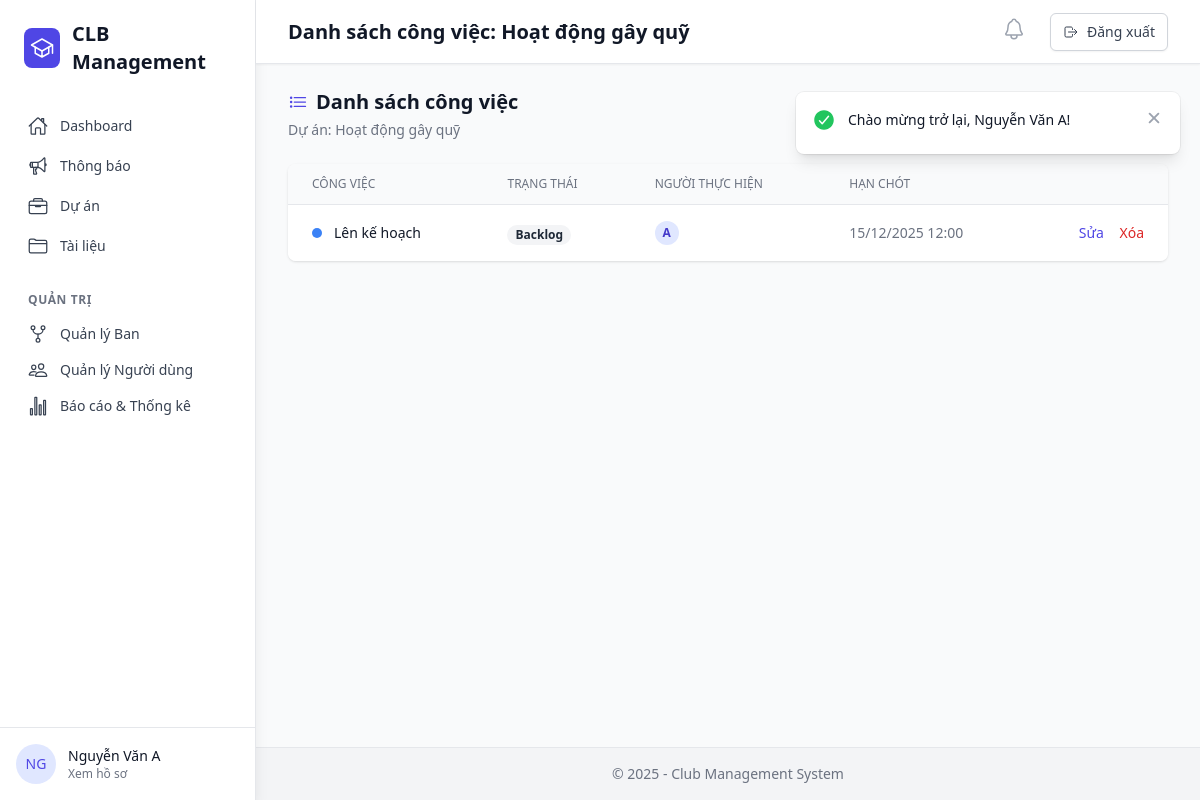
The page /public/task/list/1 (signed in) on the database its author committed.
### tables this page shows
CREATE TABLE `projects` (
  `id` int(11) NOT NULL,
  `name` varchar(150) NOT NULL COMMENT 'Tên dự án/sự kiện',
  `description` text DEFAULT NULL COMMENT 'Mô tả chi tiết',
  `type` enum('project','event') NOT NULL DEFAULT 'project' COMMENT 'Loại: project=dự án, event=sự kiện',
  `start_date` datetime DEFAULT NULL COMMENT 'Ngày bắt đầu',
  `end_date` datetime DEFAULT NULL COMMENT 'Ngày kết thúc',
  `status` enum('planning','in_progress','completed','cancelled') NOT NULL DEFAULT 'planning' COMMENT 'Trạng thái: lên kế hoạch, đang thực hiện, hoàn thành, hủy',
  `leader_id` int(11) DEFAULT NULL COMMENT 'ID người chịu trách nhiệm (Project Manager)',
  `department_id` int(11) DEFAULT NULL COMMENT 'Dự án thuộc ban nào (NULL = chung)',
  `created_at` datetime DEFAULT current_timestamp(),
  `updated_at` datetime DEFAULT current_timestamp() ON UPDATE current_timestamp()
);

CREATE TABLE `tasks` (
  `id` int(11) NOT NULL,
  `project_id` int(11) NOT NULL COMMENT 'Thuộc dự án nào',
  `title` varchar(150) NOT NULL COMMENT 'Tiêu đề công việc',
  `description` text DEFAULT NULL COMMENT 'Mô tả chi tiết (HTML từ Trix Editor)',
  `status` enum('backlog','todo','in_progress','done') NOT NULL DEFAULT 'backlog' COMMENT 'Trạng thái Kanban: backlog=chờ, todo=cần làm, in_progress=đang làm, done=xong',
  `start_date` datetime DEFAULT NULL COMMENT 'Ngày bắt đầu',
  `due_date` datetime DEFAULT NULL COMMENT 'Ngày hết hạn (deadline)',
  `color` varchar(7) DEFAULT '#007bff' COMMENT 'Màu thẻ Kanban (HEX color)',
  `attachment_link` varchar(255) DEFAULT NULL COMMENT 'Link file/tài liệu đính kèm',
  `created_at` datetime DEFAULT current_timestamp(),
  `updated_at` datetime DEFAULT current_timestamp() ON UPDATE current_timestamp()
);

CREATE TABLE `task_assignees` (
  `task_id` int(11) NOT NULL COMMENT 'ID công việc',
  `user_id` int(11) NOT NULL COMMENT 'ID người được gán',
  `assigned_at` datetime DEFAULT current_timestamp() COMMENT 'Ngày được gán'
);

CREATE TABLE `users` (
  `id` int(11) NOT NULL,
  `name` varchar(100) NOT NULL COMMENT 'Họ tên đầy đủ',
  `email` varchar(100) NOT NULL COMMENT 'Email đăng nhập',
  `password` varchar(255) NOT NULL COMMENT 'Password đã hash (bcrypt)',
  `system_role` enum('admin','subadmin','member') NOT NULL DEFAULT 'member' COMMENT 'Vai trò hệ thống: admin=quản trị, subadmin=phó, member=thành viên',
  `is_active` tinyint(1) DEFAULT 1 COMMENT 'Trạng thái tài khoản (soft delete)',
  `password_reset_token` varchar(100) DEFAULT NULL COMMENT 'Token reset mật khẩu',
  `password_reset_expires` datetime DEFAULT NULL COMMENT 'Thời hạn token',
  `created_at` datetime DEFAULT current_timestamp(),
  `updated_at` datetime DEFAULT current_timestamp() ON UPDATE current_timestamp()
);

### app/Controllers/TaskController.php (called while the page is built, shortened)
<?php
class TaskController extends Controller
{
    private $taskModel;
    private $projectModel;
    public function __construct()
    {
        $this->taskModel = new Task();
        $this->projectModel = new Project();
    }
    public function list($projectId)
    {
        $project = $this->projectModel->findById($projectId);
        $tasks = $this->taskModel->getTasksByProject($projectId);
        foreach ($tasks as &$task) {
            $task['assignees'] = $this->taskModel->getAssignees($task['id']);
        }
        $data = [
            'project' => $project,
            'tasks' => $tasks,
            'title' => 'Danh sách công việc: ' . htmlspecialchars($project['name'])
        ];
        $this->view('tasks/list', $data);
    }
}

### app/Core/Router.php (called while the page is built, shortened)
<?php
class Router
{
    protected $currentMethod = 'index';
    public function __construct()
    {
        $url = $this->getUrl();
        if (isset($url[0])) {
            $controllerName = ucwords($url[0]) . 'Controller';
            $controllerClass = 'App\\Controllers\\' . $controllerName;
            if (class_exists($controllerClass)) {
                unset($url[0]);
            }
        }
        $this->currentController = new $controllerClass();
        if (isset($url[1])) {
            $requestedMethod = $url[1];
            if (method_exists($this->currentController, $requestedMethod)) {
                $this->currentMethod = $requestedMethod;
                unset($url[1]);
            }
        }
        $this->params = $url ? array_values($url) : [];
        call_user_func_array([$this->currentController, $this->currentMethod], $this->params);
    }
    protected function getUrl()
    {
        if (isset($_GET['url'])) {
            $url = rtrim($_GET['url'], '/');
            $url = filter_var($url, FILTER_SANITIZE_URL);
            return explode('/', $url);
        }
        return [];
    }
}

### public/index.php (called while the page is built, shortened)
<?php
try {
    $init = new Router();
} catch (Exception $e) {
    if (isset($_ENV['APP_ENV']) && $_ENV['APP_ENV'] === 'local') {
        echo "<div style='background:#f8d7da; color:#721c24; padding:20px; border:1px solid #f5c6cb; margin:20px; font-family:sans-serif;'>";
        echo "<h3>Lỗi Hệ Thống (Local):</h3>";
        echo "<p><strong>Message:</strong> " . $e->getMessage() . "</p>";
        echo "<pre>" . $e->getTraceAsString() . "</pre>";
        echo "</div>";
    } else {
        error_log($e->getMessage());
        echo "<h1>Đã xảy ra lỗi hệ thống. Vui lòng quay lại sau.</h1>";
    }
}

### app/Core/Database.php (called while the page is built, shortened)
<?php
class Database
{
    private $host = DB_HOST;
    private $user = DB_USER;
    private $pass = DB_PASS;
    private $name = DB_NAME;
    private $charset = DB_CHARSET;
    private static $instance = null;
    private $pdo;
    private $stmt;
    private function __construct()
    {
        $dsn = 'mysql:host=' . $this->host . ';dbname=' . $this->name . ';charset=' . $this->charset;
        $options = [
            PDO::ATTR_ERRMODE            => PDO::ERRMODE_EXCEPTION,
            PDO::ATTR_DEFAULT_FETCH_MODE => PDO::FETCH_ASSOC,
            PDO::ATTR_EMULATE_PREPARES   => false,
        ];
        try {
            $this->pdo = new PDO($dsn, $this->user, $this->pass, $options);
        } catch (PDOException $e) {
            die("Database Connection Error: " . $e->getMessage());
        }
    }
    public static function getInstance()
    {
        if (self::$instance == null) {
            self::$instance = new Database();
        }
        return self::$instance;
    }
    public function query($sql)
    {
        $this->stmt = $this->pdo->prepare($sql);
    }
    public function bind($param, $value, $type = null)
    {
        if (is_null($type)) {
            switch (true) {
                case is_int($value):
                    $type = PDO::PARAM_INT;
                    break;
                default:
                    $type = PDO::PARAM_STR;
            }
        }
        $this->stmt->bindValue($param, $value, $type);
    }
    public function execute()
    {
        return $this->stmt->execute();
    }
    public function resultSet()
    {
        $this->execute();
        return $this->stmt->fetchAll(PDO::FETCH_ASSOC);
    }
    public function single()
    {
        $this->execute();
        return $this->stmt->fetch(PDO::FETCH_ASSOC);
    }
}

### app/Models/Project.php (called while the page is built, shortened)
<?php
class Project
{
    private $db;
    public function __construct()
    {
        $this->db = Database::getInstance();
    }
    public function findById($id)
    {
        $sql = "SELECT p.*, u.name as leader_name, d.name as department_name
                FROM projects p
                LEFT JOIN users u ON p.leader_id = u.id
                LEFT JOIN departments d ON p.department_id = d.id
                WHERE p.id = :id";
        $this->db->query($sql);
        $this->db->bind(':id', $id);
        return $this->db->single();
    }
}

### app/Models/Task.php (called while the page is built, shortened)
<?php
class Task
{
    private $db;
    public function __construct()
    {
        $this->db = Database::getInstance();
    }
    public function getTasksByProject($projectId, $status = null)
    {
        $sql = "SELECT t.*,
                       (SELECT COUNT(*) FROM task_assignees ta WHERE ta.task_id = t.id) as assignee_count
                FROM tasks t
                WHERE t.project_id = :pid";
        $sql .= " ORDER BY t.due_date ASC, t.created_at DESC";
        $this->db->query($sql);
        $this->db->bind(':pid', $projectId);
        return $this->db->resultSet();
    }
    public function getAssignees($taskId)
    {
        $sql = "SELECT u.id, u.name, u.email, ta.assigned_at
                FROM task_assignees ta
                JOIN users u ON ta.user_id = u.id
                WHERE ta.task_id = :tid";
        $this->db->query($sql);
        $this->db->bind(':tid', $taskId);
        return $this->db->resultSet();
    }
}

### app/Views/tasks/list.php (the view)
<?php require_once ROOT_PATH . '/app/Views/layout/header.php'; ?>
<div class="max-w-7xl mx-auto">
    <div class="flex justify-between items-center mb-6">
        <div>
            <h2 class="text-xl font-bold text-gray-900 flex items-center">
                <ion-icon name="list-outline" class="mr-2 text-indigo-600"></ion-icon>
                Danh sách công việc
            </h2>
            <p class="text-sm text-gray-500 mt-1">Dự án: <?= htmlspecialchars($project['name']) ?></p>
        </div>
        <div class="flex space-x-2">
            <a href="<?= BASE_URL ?>/task/kanban/<?= $project['id'] ?>" class="btn btn-secondary-outline">
                <ion-icon name="grid-outline" class="mr-2"></ion-icon> Kanban
            </a>
            <a href="<?= BASE_URL ?>/task/create/<?= $project['id'] ?>?view=list" class="btn btn-primary">
                <ion-icon name="add-outline" class="mr-2"></ion-icon> Tạo mới
            </a>
        </div>
    </div>
    <div class="bg-white shadow overflow-hidden sm:rounded-lg">
        <table class="min-w-full divide-y divide-gray-200">
            <thead class="bg-gray-50">
                <tr>
                    <th class="px-6 py-3 text-left text-xs font-medium text-gray-500 uppercase">Công việc</th>
                    <th class="px-6 py-3 text-left text-xs font-medium text-gray-500 uppercase">Trạng thái</th>
                    <th class="px-6 py-3 text-left text-xs font-medium text-gray-500 uppercase">Người thực hiện</th>
                    <th class="px-6 py-3 text-left text-xs font-medium text-gray-500 uppercase">Hạn chót</th>
                    <th class="relative px-6 py-3"><span class="sr-only">Action</span></th>
                </tr>
            </thead>
            <tbody class="bg-white divide-y divide-gray-200">
                <?php if (empty($tasks)): ?>
                    <tr>
                        <td colspan="5" class="px-6 py-10 text-center text-gray-500">Chưa có công việc nào.</td>
                    </tr>
                <?php else: ?>
                    <?php foreach ($tasks as $task): ?>
                        <tr class="hover:bg-gray-50">
                            <td class="px-6 py-4">
                                <div class="flex items-center">
                                    <span class="w-2.5 h-2.5 rounded-full mr-3" style="background-color: <?= $task['color'] ?>"></span>
                                    <span class="text-sm font-medium text-gray-900"><?= htmlspecialchars($task['title']) ?></span>
                                </div>
                            </td>
                            <td class="px-6 py-4">
                                <?php
                                $badges = ['backlog' => 'bg-gray-100 text-gray-800', 'todo' => 'bg-yellow-100 text-yellow-800', 'in_progress' => 'bg-blue-100 text-blue-800', 'done' => 'bg-green-100 text-green-800'];
                                $labels = ['backlog' => 'Backlog', 'todo' => 'To Do', 'in_progress' => 'In Progress', 'done' => 'Done'];
                                ?>
                                <span class="px-2 inline-flex text-xs leading-5 font-semibold rounded-full <?= $badges[$task['status']] ?>">
                                    <?= $labels[$task['status']] ?>
                                </span>
                            </td>
                            <td class="px-6 py-4">
                                <div class="flex -space-x-1 overflow-hidden">
                                    <?php foreach ($task['assignees'] as $u): ?>
                                        <div class="h-6 w-6 rounded-full bg-indigo-100 flex items-center justify-center text-xs font-bold text-indigo-700 ring-2 ring-white" title="<?= $u['name'] ?>">
                                            <?= substr($u['name'], 0, 1) ?>
                                        </div>
                                    <?php endforeach; ?>
                                </div>
                            </td>
                            <td class="px-6 py-4 text-sm text-gray-500">
                                <?= $task['due_date'] ? date('d/m/Y H:i', strtotime($task['due_date'])) : '-' ?>
                            </td>
                            <td class="px-6 py-4 text-right text-sm font-medium">
                                <a href="<?= BASE_URL ?>/task/edit/<?= $task['id'] ?>" class="text-indigo-600 hover:text-indigo-900 mr-3">Sửa</a>
                                <a href="<?= BASE_URL ?>/task/delete/<?= $task['id'] ?>" onclick="return confirm('Xóa task này?')" class="text-red-600 hover:text-red-900">Xóa</a>
                            </td>
                        </tr>
                    <?php endforeach; ?>
                <?php endif; ?>
            </tbody>
        </table>
    </div>
</div>
<?php require_once ROOT_PATH . '/app/Views/layout/footer.php'; ?>

### public/css/custom.css (style rules this page uses)
:root { --color-primary: #2563EB; --color-primary-hover: #1D4ED8; --color-secondary: #0891B2; --color-secondary-hover: #0E7490; --color-success: #16A34A; --color-success-hover: #15803D; --color-warning: #D97706; --color-warning-hover: #B45309; --color-danger: #DC2626; --color-danger-hover: #B91C1C; --color-gray-text: #374151; --color-gray-border: #D1D5DB; --color-gray-bg-hover: #F9FAFB; }
.btn { display: inline-flex; align-items: center; justify-content: center; padding: 0.5rem 1rem; font-size: 0.875rem; font-weight: 500; border-radius: 0.375rem; box-shadow: 0 1px 2px 0 rgba(0, 0, 0, 0.05); border: 1px solid transparent; color: white; transition: background-color 0.2s ease-in-out; text-decoration: none; cursor: pointer; }
.btn-primary { background-color: var(--color-primary); }
.btn-secondary-outline { background-color: white; border: 1px solid var(--color-gray-border); color: var(--color-gray-text); }

### rows shown on the page
projects: name "Hoạt động gây quỹ"
tasks: title "Lên kế hoạch", status "Backlog", due_date "15/12/2025 12:00"
task_assignees: user.name "A"

### other values the page prints
substr($_SESSION['user_name'], 0, 2) "NG"
$_SESSION['user_name'] "Nguyễn Văn A"
$data['title'] "Danh sách công việc: Hoạt động gây quỹ"
